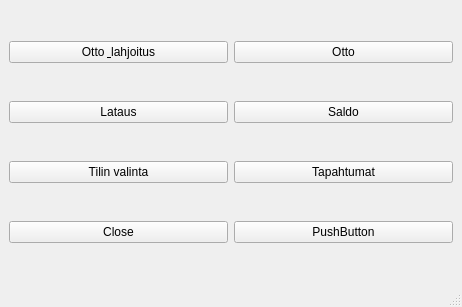
<?xml version="1.0" encoding="UTF-8"?>
<ui version="4.0">
 <class>MainWindow</class>
 <widget class="QMainWindow" name="MainWindow">
  <property name="geometry">
   <rect>
    <x>0</x>
    <y>0</y>
    <width>462</width>
    <height>307</height>
   </rect>
  </property>
  <property name="windowTitle">
   <string>MainWindow</string>
  </property>
  <widget class="QWidget" name="centralwidget">
   <layout class="QHBoxLayout" name="horizontalLayout">
    <item>
     <layout class="QGridLayout" name="gridLayout">
      <item row="2" column="0">
       <widget class="QPushButton" name="B2">
        <property name="text">
         <string>Lataus</string>
        </property>
       </widget>
      </item>
      <item row="3" column="1">
       <widget class="QPushButton" name="B7">
        <property name="text">
         <string>Tapahtumat</string>
        </property>
       </widget>
      </item>
      <item row="4" column="1">
       <widget class="QPushButton" name="B8">
        <property name="text">
         <string>PushButton</string>
        </property>
       </widget>
      </item>
      <item row="1" column="1">
       <widget class="QPushButton" name="B5">
        <property name="text">
         <string>Otto</string>
        </property>
       </widget>
      </item>
      <item row="4" column="0">
       <widget class="QPushButton" name="B4">
        <property name="text">
         <string>Close</string>
        </property>
       </widget>
      </item>
      <item row="3" column="0">
       <widget class="QPushButton" name="B3">
        <property name="text">
         <string>Tilin valinta</string>
        </property>
       </widget>
      </item>
      <item row="2" column="1">
       <widget class="QPushButton" name="B6">
        <property name="text">
         <string>Saldo</string>
        </property>
       </widget>
      </item>
      <item row="1" column="0">
       <widget class="QPushButton" name="B1">
        <property name="text">
         <string>Otto &amp; lahjoitus</string>
        </property>
       </widget>
      </item>
     </layout>
    </item>
   </layout>
  </widget>
  <widget class="QMenuBar" name="menubar">
   <property name="geometry">
    <rect>
     <x>0</x>
     <y>0</y>
     <width>462</width>
     <height>21</height>
    </rect>
   </property>
  </widget>
  <widget class="QStatusBar" name="statusbar"/>
 </widget>
 <resources/>
 <connections/>
</ui>
